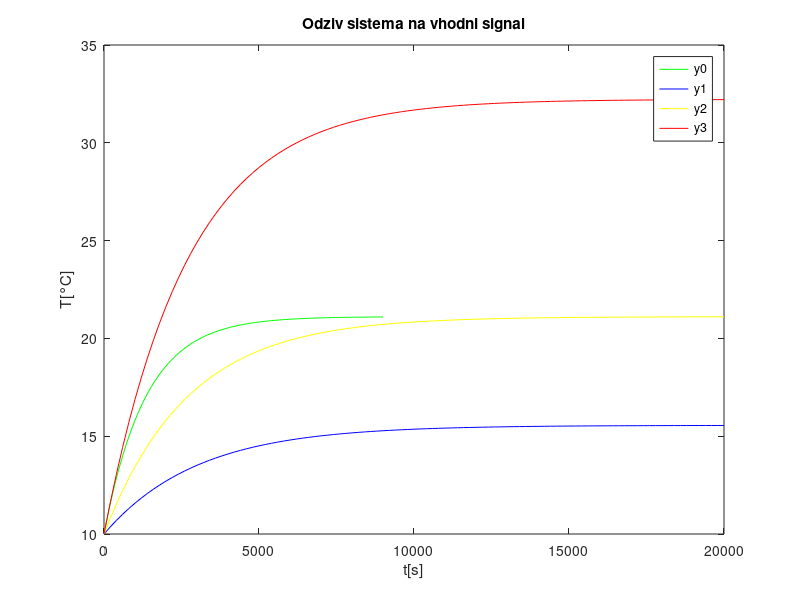

Write MATLAB code to recreate this figure.
m=60; %kg
cp=1012; %J/kgK
A=0.1; %W/K
S=45; %m^2
d=0.1; %m
Tz=10; %°C
Tn=10; %°C

%1. Naloga
a1=-(S*A)/(m*cp*d);
b=1/(cp*m);
s=tf('s');
g0=b/(s-a1);
K=dcgain(g0) %ojacanje
tk=-1/a1 %casovna konstanta

%2. Naloga
hold off;
Pg=500; 
[y, t]=step(g0);
y0=Pg*step(g0);

plot(t, y0 + Tn, 'color','g');

%3. Naloga


Pg2=250;%W
g1=b/(s-a1);
[y, t]=step(g1);
y1=Pg2 * step(g1);
d2=0.2;%m
a2=-(A * S)/(m*cp*d2);
b2=1/(m*cp);
g2= b2/(s-a2);
[y, t]=step(g2);
y2=Pg2* step(g2);
a3=-(A*S)/(m*cp*d2);
b3=1/(m*cp);
g3=b3/(s-a3);
[y, t]=step(g3);
y3=Pg*step(g3);

figure(1)
xlabel('t[s]') 
ylabel('T[°C]')
hold on

plot(t, y1 + Tn,'color','b');
plot(t, y2 + Tn,'color','y');
plot(t, y3 + Tn,'color','r');
title('Odziv sistema na vhodni signal')
 legend('y0','y1','y2','y3')
hold off